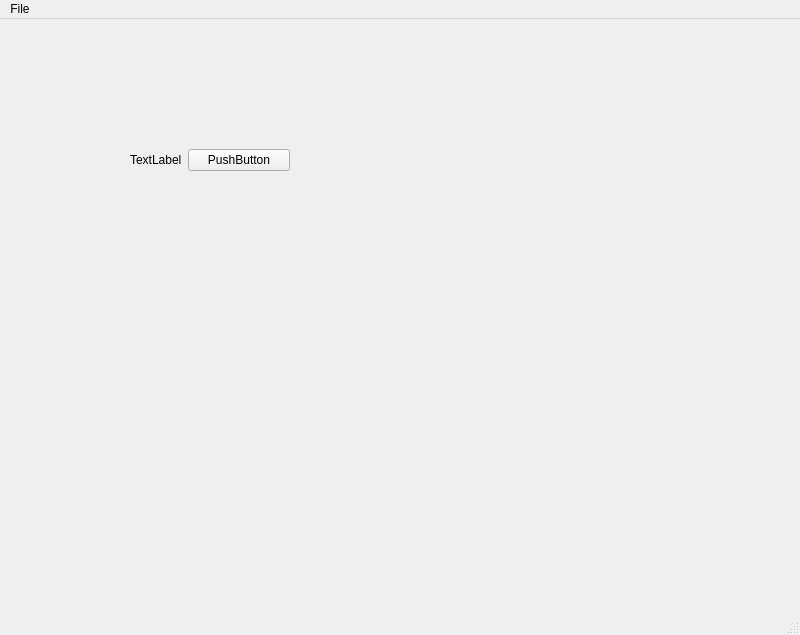
<?xml version="1.0" encoding="UTF-8"?>
<ui version="4.0">
 <class>MainWindow</class>
 <widget class="QMainWindow" name="MainWindow">
  <property name="geometry">
   <rect>
    <x>0</x>
    <y>0</y>
    <width>800</width>
    <height>635</height>
   </rect>
  </property>
  <property name="windowTitle">
   <string>MainWindow</string>
  </property>
  <widget class="QWidget" name="centralwidget">
   <widget class="QWidget" name="formLayoutWidget">
    <property name="geometry">
     <rect>
      <x>130</x>
      <y>130</y>
      <width>160</width>
      <height>80</height>
     </rect>
    </property>
    <layout class="QFormLayout" name="formLayout">
     <item row="0" column="0">
      <widget class="QLabel" name="label">
       <property name="text">
        <string>TextLabel</string>
       </property>
      </widget>
     </item>
     <item row="0" column="1">
      <widget class="QPushButton" name="pushButton">
       <property name="text">
        <string>PushButton</string>
       </property>
      </widget>
     </item>
    </layout>
   </widget>
  </widget>
  <widget class="QMenuBar" name="menubar">
   <property name="geometry">
    <rect>
     <x>0</x>
     <y>0</y>
     <width>800</width>
     <height>20</height>
    </rect>
   </property>
   <widget class="QMenu" name="menuTest">
    <property name="title">
     <string>File</string>
    </property>
    <addaction name="actionLoad"/>
   </widget>
   <addaction name="menuTest"/>
  </widget>
  <widget class="QStatusBar" name="statusbar"/>
  <action name="actionLoad">
   <property name="text">
    <string>Load</string>
   </property>
  </action>
 </widget>
 <resources/>
 <connections>
  <connection>
   <sender>pushButton</sender>
   <signal>clicked()</signal>
   <receiver>MainWindow</receiver>
   <slot>openFile()</slot>
   <hints>
    <hint type="sourcelabel">
     <x>241</x>
     <y>162</y>
    </hint>
    <hint type="destinationlabel">
     <x>399</x>
     <y>317</y>
    </hint>
   </hints>
  </connection>
 </connections>
 <slots>
  <slot>openFile()</slot>
 </slots>
</ui>
